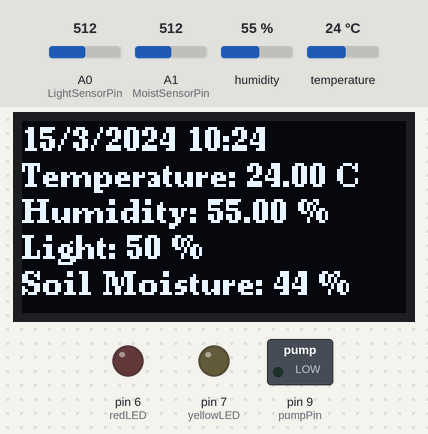
Bench run of a sketch on a simulated Arduino Uno, built with avr-gcc and run on an emulated ATmega328P. Shown: 128×64 one-colour display, switched loads named in the sketch (green lamp = pin HIGH), output pins drawn as LEDs (lit = HIGH). Inputs (shaded band) come from the test bench; at power-on: A0 (LightSensorPin) = 512, A1 (MoistSensorPin) = 512, humidity 55 %, temperature 24 °C. The local clock reads 2024-03-15 10:24:30 at power-on unless the sketch sets it; what the sketch prints to the serial monitor is not drawn.

Above: at 4.2 s.
4.3 s: A0 (LightSensorPin) set to 490
At 18.1 s:
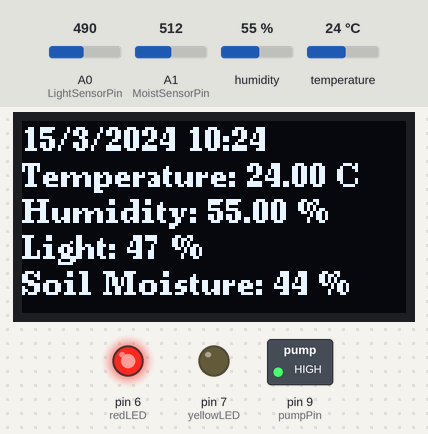
18.3 s: A1 (MoistSensorPin) set to 490
At 23.6 s:
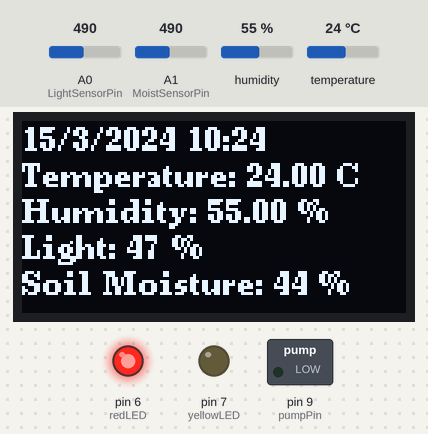
32.3 s: A1 (MoistSensorPin) set to 510
At 35.2 s:
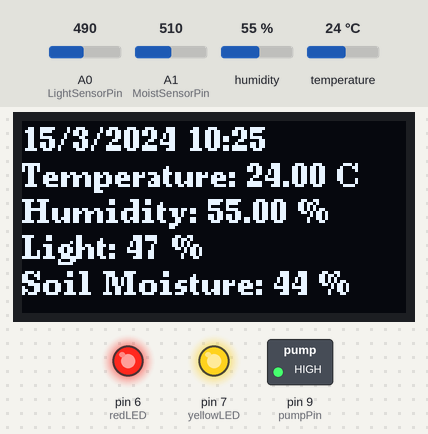
46.3 s: A0 (LightSensorPin) set to 510
At 56.6 s:
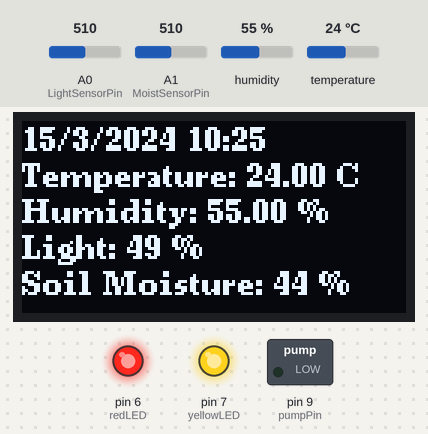
58.5 s: A0 (LightSensorPin) set to 306
At 71.2 s:
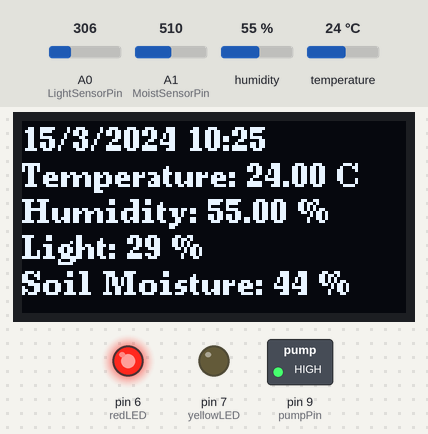
71.7 s: A1 (MoistSensorPin) set to 306
At 82.3 s:
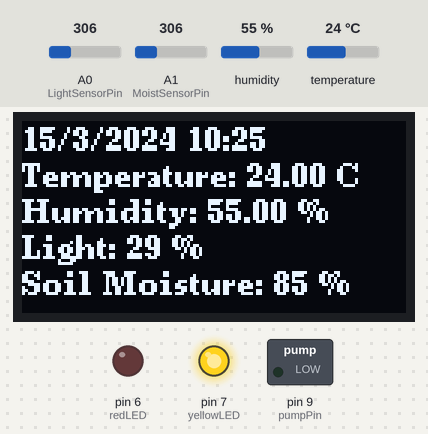
Timing chart, 0 to 83.8 s (numbered marks = the images above; inputs shaded):
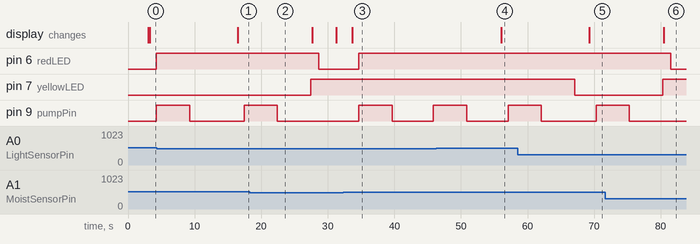

The sketch:

Main_gardening_sketch.ino
```cpp
#include <dht.h>
#define outPin 8
#include <SPI.h>
#include <Wire.h>
#include <Adafruit_GFX.h>
#include <Adafruit_SSD1306.h>
#include <U8g2lib.h>
#include <Wire.h>
#include "RTClib.h"

dht DHT;
U8G2_SH1106_128X64_NONAME_F_HW_I2C u8g2(U8G2_R0, /* reset=*/ U8X8_PIN_NONE);

const int LightSensorPin = A0;
const int MoistSensorPin = A1;
const int pumpPin = 9;
const int redLED = 6;
const int yellowLED = 7;

int LightValue;
int MoistValue;

int LightPercent;
int MoistPercent;

int period = 5000;
unsigned long time_now = 0;

RTC_DS1307 rtc;
char daysOfTheWeek[7][12] = {"SUN", "MON", "TUE", "WED", "THU", "FRI", "SAT"};

void setup() {
  Serial.begin(9600);
    delay(3000); // wait for console opening
  //display.begin(SSD1306_SWITCHCAPVCC, 0x3C);
  u8g2.begin();

  int readData = DHT.read22(outPin);
  pinMode(redLED, OUTPUT);
  pinMode(pumpPin, OUTPUT);
  pinMode(yellowLED, OUTPUT);

  if (! rtc.begin()) {
    Serial.println("Couldn't find RTC");
    while (1);
  }
}

void loop() {

  DateTime now = rtc.now();

  float temp = DHT.temperature;  // Read temperature
  float humid = DHT.humidity;   // Read humidity

  LightValue = analogRead(LightSensorPin);
  MoistValue = analogRead(MoistSensorPin);

  LightPercent = map(LightValue, 0, 1023, 0, 100);
  MoistPercent = map(MoistValue, 230, 730, 100, 0);

    Serial.print(now.day(), DEC);
    Serial.print('/');
    Serial.print(now.month(), DEC);
    Serial.print('/');
    Serial.print(now.year(), DEC);
    Serial.print(' ');
    Serial.print(now.hour(), DEC);
    Serial.print(':');
    Serial.print(now.minute(), DEC);
    Serial.println();
    Serial.print("Light: ");
    Serial.print(LightValue);
    Serial.print("; Light Percent: ");
    Serial.print(LightPercent);
    Serial.print("%; Moist: ");
    Serial.print(MoistValue);
    Serial.print("; Moisture Percent: ");
    Serial.print(MoistPercent);
    Serial.print("%; Temperature: ");
    Serial.print(temp);
    Serial.print(" C; Humidty: ");
    Serial.print(humid);
    Serial.println(" %");

  u8g2.clearBuffer();         // clear the internal memory
  u8g2.setFont(u8g2_font_ncenB08_tr); // choose a suitable font

    u8g2.setCursor(0,10);
    u8g2.print(now.day(), DEC);
    u8g2.print('/');
    u8g2.print(now.month(), DEC);
    u8g2.print('/');
    u8g2.print(now.year(), DEC);
    u8g2.print(' ');
    u8g2.print(now.hour(), DEC);
    u8g2.print(':');
    u8g2.print(now.minute(), DEC);

  u8g2.setCursor(0,22);
  u8g2.print("Temperature: ");
  u8g2.print(temp);
  u8g2.print(" C");

  u8g2.setCursor(0,34);
  u8g2.print("Humidity: ");
  u8g2.print(humid);
  u8g2.print(" %");

  u8g2.setCursor(0,46);
  u8g2.print("Light: ");
  u8g2.print(LightPercent);
  u8g2.print(" %");

  u8g2.setCursor(0,58);
  u8g2.print("Soil Moisture: ");
  u8g2.print(MoistPercent);
  u8g2.print(" %");

  u8g2.sendBuffer();          // transfer internal memory to the display
  delay(1000);

if (MoistValue > 500) {
  digitalWrite(redLED, HIGH);
  time_now = millis();
  digitalWrite(pumpPin, HIGH);
  while(millis() < time_now + period){
  }
  time_now = millis();
   digitalWrite(pumpPin, LOW);
 while(millis() < time_now + period){
  }


}
  else {
    digitalWrite(pumpPin, LOW);
    digitalWrite(redLED, LOW);
}

if (LightValue < 500) {
  digitalWrite(yellowLED, HIGH);
}
  else {
    digitalWrite(yellowLED, LOW);

    delay(2000);
  }
}
```

Measured:
- the behaviour switches between 501 and 500 on A1 (MoistSensorPin) (found by bisection; images 1 and 2)
- after the input at 4.3 s, the display: changes after 12.1 s (image 1)
- after the input at 18.3 s, pin 6 (redLED): HIGH → LOW after 10.3 s; pin 9 (pumpPin): goes on until 22.4 s, then stays LOW
- after the input at 32.3 s, pin 6 (redLED): LOW → HIGH after 2.4 s; pin 9 (pumpPin): LOW → HIGH after 2.4 s, → LOW 5.0 s later, → HIGH 6.2 s later; the display: changes after 1.4 s (image 3)
- after the input at 46.3 s, the display: changes after 9.8 s (image 4)
- after the input at 58.5 s, the display: changes after 10.8 s (image 5)
- after the input at 71.7 s, pin 6 (redLED): HIGH → LOW after 9.8 s; pin 9 (pumpPin): goes on until 75.3 s, then stays LOW; the display: changes after 8.8 s (image 6)
